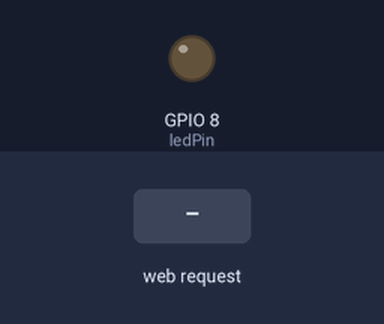
The sketch below on a simulated ESP32-C3. Shown: output pins drawn as LEDs (lit = HIGH). The test bench sets the inputs (shaded band). WiFi joins after 1.5 s; servers stay silent unless stated; what the sketch prints to the serial monitor is not drawn.

Above: at 3.2 s.
3.3 s: HTTP request GET /toggle received
At 4.5 s:
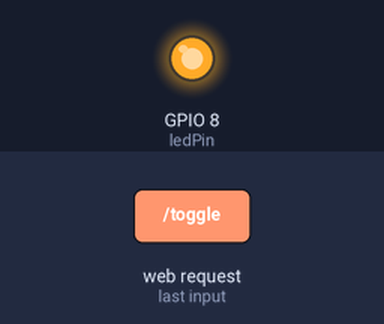
Timing chart, 0 to 6.3 s (numbered marks = the images above; inputs shaded):
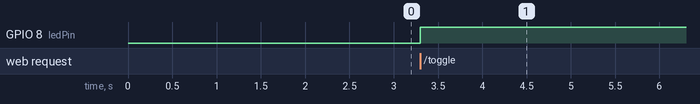

Measured:
- after the input at 3.3 s, GPIO 8 (ledPin): LOW → HIGH at once

The sketch:

ESP32C3SuperMiniButtonPress.ino
```cpp
#include <WiFi.h>
#include <WebServer.h>

const char* ssid = "mywifi";
const char* password = "mypassword!";

WebServer server(80);

const int ledPin = 8;
bool ledState = LOW;


void setup() {
  Serial.begin(115200);
  pinMode(ledPin,OUTPUT);
  digitalWrite(ledPin,ledState);

  WiFi.begin(ssid,password);
  while(WiFi.status()!= WL_CONNECTED){
    delay(1000);
    Serial.println("Connecting to Wifi...");
  }
  Serial.println("Connected to WiFi...");
  Serial.print("IP address: ");
  Serial.println(WiFi.localIP());

  server.on("/",handleRoot);
  server.on("/toggle", handleToggle);
  server.begin();
}

void handleRoot(){
  String html= "<html><body>";
  html += "<h1>Pete's ESP32 LED Control Experiment</h1>";
  html += "<p>Pete's weird LED is " + String(ledState ? "ON" : "OFF") + "</p>";
  html += "<a href='/toggle'><button>Toggle LED</button></a>";
  html += "</body><html>";
  server.send(200, "text/html", html);

}

void handleToggle(){
  ledState = !ledState;
  digitalWrite(ledPin, ledState);
  server.sendHeader("Location","/");
  server.send(303);
}

void loop() {
  server.handleClient();

}
```
